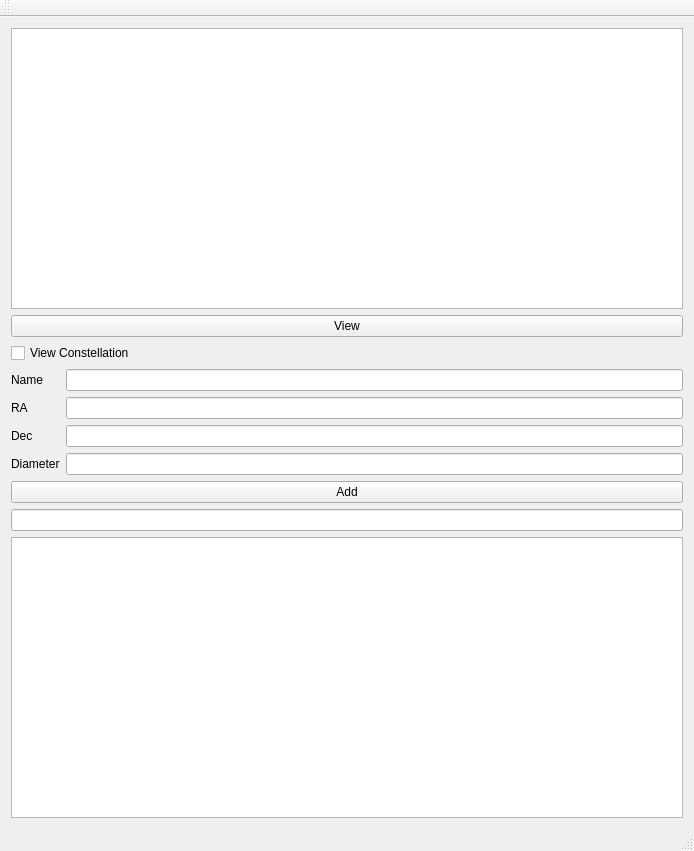
<?xml version="1.0" encoding="UTF-8"?>
<ui version="4.0">
 <class>ExamClass</class>
 <widget class="QMainWindow" name="ExamClass">
  <property name="geometry">
   <rect>
    <x>0</x>
    <y>0</y>
    <width>694</width>
    <height>851</height>
   </rect>
  </property>
  <property name="windowTitle">
   <string>Exam</string>
  </property>
  <widget class="QWidget" name="centralWidget">
   <layout class="QGridLayout" name="gridLayout">
    <item row="0" column="0" colspan="2">
     <widget class="QTableView" name="starsTableView"/>
    </item>
    <item row="1" column="0" colspan="2">
     <widget class="QPushButton" name="viewPushButton">
      <property name="text">
       <string>View</string>
      </property>
     </widget>
    </item>
    <item row="2" column="0" colspan="2">
     <widget class="QCheckBox" name="showConstellationCheckBox">
      <property name="text">
       <string>View Constellation</string>
      </property>
     </widget>
    </item>
    <item row="3" column="0">
     <widget class="QLabel" name="label">
      <property name="text">
       <string>Name</string>
      </property>
     </widget>
    </item>
    <item row="3" column="1">
     <widget class="QLineEdit" name="nameLineEdit"/>
    </item>
    <item row="4" column="0">
     <widget class="QLabel" name="label_2">
      <property name="text">
       <string>RA</string>
      </property>
     </widget>
    </item>
    <item row="4" column="1">
     <widget class="QLineEdit" name="RALineEdit"/>
    </item>
    <item row="5" column="0">
     <widget class="QLabel" name="label_3">
      <property name="text">
       <string>Dec</string>
      </property>
     </widget>
    </item>
    <item row="5" column="1">
     <widget class="QLineEdit" name="DacLineEdit"/>
    </item>
    <item row="6" column="0">
     <widget class="QLabel" name="label_4">
      <property name="text">
       <string>Diameter</string>
      </property>
     </widget>
    </item>
    <item row="6" column="1">
     <widget class="QLineEdit" name="diameterLineEdit"/>
    </item>
    <item row="7" column="0" colspan="2">
     <widget class="QPushButton" name="addPushButton">
      <property name="text">
       <string>Add</string>
      </property>
     </widget>
    </item>
    <item row="8" column="0" colspan="2">
     <widget class="QLineEdit" name="searchLineEdit"/>
    </item>
    <item row="9" column="0" colspan="2">
     <widget class="QListWidget" name="filterListWidget"/>
    </item>
   </layout>
  </widget>
  <widget class="QMenuBar" name="menuBar">
   <property name="geometry">
    <rect>
     <x>0</x>
     <y>0</y>
     <width>694</width>
     <height>26</height>
    </rect>
   </property>
  </widget>
  <widget class="QToolBar" name="mainToolBar">
   <attribute name="toolBarArea">
    <enum>TopToolBarArea</enum>
   </attribute>
   <attribute name="toolBarBreak">
    <bool>false</bool>
   </attribute>
  </widget>
  <widget class="QStatusBar" name="statusBar"/>
 </widget>
 <layoutdefault spacing="6" margin="11"/>
 <resources>
  <include location="Exam.qrc"/>
 </resources>
 <connections/>
</ui>
